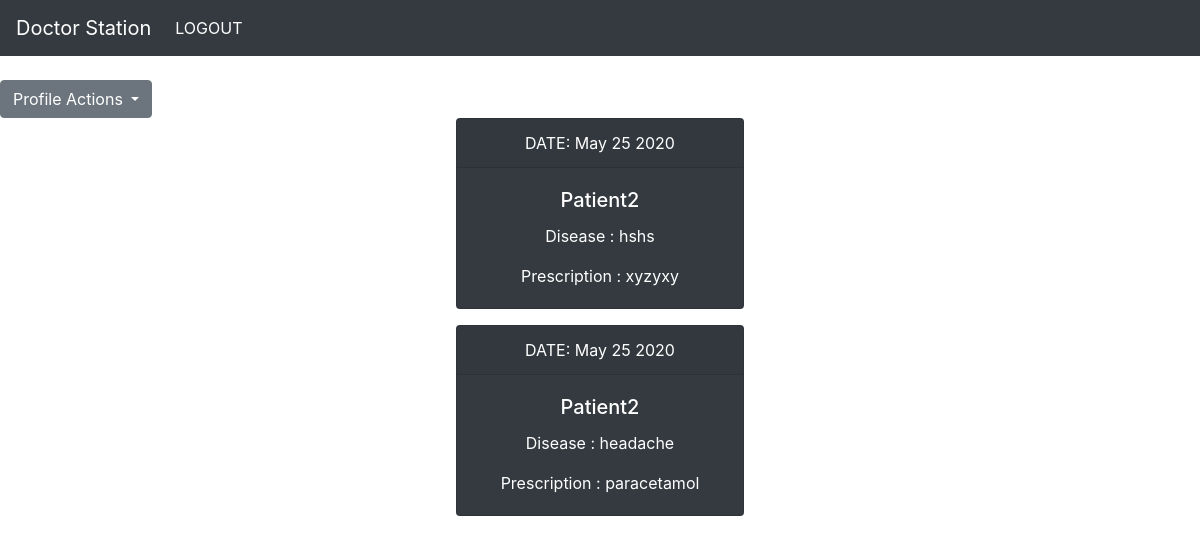
The app's page /prescriptions/showmedhis/ (signed in) with its own data.
### prescriptions/models.py (models this page shows, shortened)
class Prescription(models.Model):
    prid=models.AutoField(primary_key=True)
    patient=models.ForeignKey(Patient,on_delete=models.CASCADE)
    doctor=models.ForeignKey(Doctor,on_delete=models.CASCADE)
    prescription=models.TextField()
    disease=models.CharField(max_length=25)
    date=models.DateTimeField(default=timezone.now)

### accounts/models.py (models this page shows)
class Patient(models.Model):
    user = models.ForeignKey(User,on_delete=models.CASCADE)
    pid=models.AutoField(primary_key=True)
    phone=models.CharField(max_length=10)
    age=models.CharField(max_length=3)
    gender=models.CharField(max_length=10)
    address=models.CharField(max_length=100)
    bloodgroup=models.CharField(max_length=10)
    casepaper=models.CharField(max_length=10)
    def __str__(self):
        return f'{self.user.first_name}'

### prescriptions/views.py (the view)
# urls.py: path('showmedhis/',views.showmedhis,name='showmedhis'),
@login_required #This for patient to see the prescription!
def showmedhis(request):
    doc=Patient.objects.filter(user=request.user).first()
    pre=Prescription.objects.filter(patient=doc).all()
    return render(request,'prescriptions/showmedhis.html',{'pre':pre})

### prescriptions/templates/prescriptions/showmedhis.html
{% extends 'home/base.html' %}
{% block content %}
<center>
    <div class="container">
    {% for pre in pre %}
    <div class="card text-white bg-dark mb-3" style="max-width: 18rem;">
        <div class="card-header">DATE: {{ pre.date|date:"F d Y" }}</div>
        <div class="card-body">
          <h5 class="card-title">{{ pre.patient }}</h5>
          <p class="card-text"> Disease : {{ pre.disease }}</p>
          <p class="card-text"> Prescription : {{ pre.prescription }}</p>
        </div>
      </div>
    {% endfor %}
    </div>
    </center>
{% endblock %}

### records on screen
Prescription: date "May 25 2020", patient "Patient2", disease "hshs", prescription "xyzyxy"
Prescription: date "May 25 2020", patient "Patient2", disease "headache", prescription "paracetamol"
